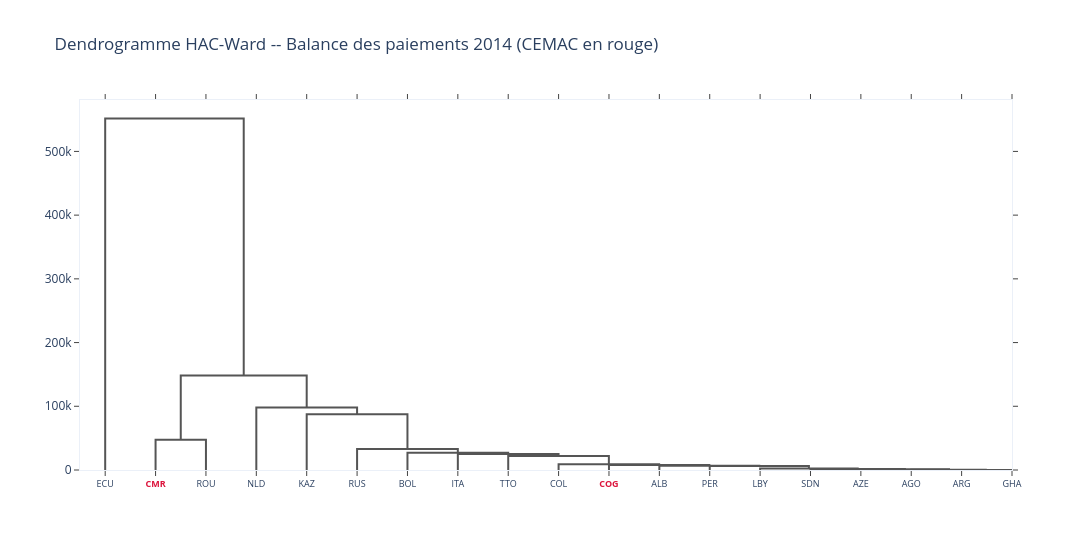

Here is the notebook cell this chart was saved with:
### Code cell
Z = linkage(X, method='ward')

fig = ff.create_dendrogram(
    X, labels=pays_index, linkagefun=lambda _: Z, orientation='bottom',
)
for trace in fig['data']:
    trace['line']['color'] = '#555555'

# Les libelles de feuilles sont portes par xaxis.ticktext (pas des annotations) -- Plotly
# accepte un sous-ensemble de balises HTML (b, span/color) dans le texte des ticks pour les
# mettre en evidence individuellement.
ticktext = [f"<b><span style='color:crimson'>{lbl}</span></b>" if lbl in CEMAC else lbl
            for lbl in fig.layout.xaxis.ticktext]
fig.update_xaxes(ticktext=ticktext, tickfont=dict(size=9))

fig.update_layout(
    title=f"Dendrogramme HAC-Ward -- Balance des paiements {ANNEE_ETUDE} (CEMAC en rouge)",
    width=1400, height=550, template='plotly_white',
)

chemin_dendro = BASE / 'figures' / f'dendrogramme_ward_{ANNEE_ETUDE}.png'
fig.write_image(chemin_dendro, scale=2)
print(f"Dendrogramme sauvegarde -> {chemin_dendro}")
fig.show()

### Figure 1 — Plotly figure (JSON) as saved in the notebook; plotly's stock layout.template omitted (floating-point values rounded to 4 significant figures)
{"data": [{"hoverinfo": "text", "line": {"color": "#555555"}, "marker": {"color": "rgb(61,153,112)"}, "mode": "lines", "type": "scatter", "x": [15.0, 15.0, 25.0, 25.0], "xaxis": "x", "y": [0.0, 47350.0, 47350.0, 0.0], "yaxis": "y"}, {"hoverinfo": "text", "line": {"color": "#555555"}, "marker": {"color": "rgb(61,153,112)"}, "mode": "lines", "type": "scatter", "x": [175.0, 175.0, 185.0, 185.0], "xaxis": "x", "y": [0.0, 96.67, 96.67, 0.0], "yaxis": "y"}, {"hoverinfo": "text", "line": {"color": "#555555"}, "marker": {"color": "rgb(61,153,112)"}, "mode": "lines", "type": "scatter", "x": [165.0, 165.0, 180.0, 180.0], "xaxis": "x", "y": [0.0, 255.1, 255.1, 96.67], "yaxis": "y"}, {"hoverinfo": "text", "line": {"color": "#555555"}, "marker": {"color": "rgb(61,153,112)"}, "mode": "lines", "type": "scatter", "x": [155.0, 155.0, 172.5, 172.5], "xaxis": "x", "y": [0.0, 1130.0, 1130.0, 255.1], "yaxis": "y"}, {"hoverinfo": "text", "line": {"color": "#555555"}, "marker": {"color": "rgb(61,153,112)"}, "mode": "lines", "type": "scatter", "x": [145.0, 145.0, 163.8, 163.8], "xaxis": "x", "y": [0.0, 1499.0, 1499.0, 1130.0], "yaxis": "y"}, {"hoverinfo": "text", "line": {"color": "#555555"}, "marker": {"color": "rgb(61,153,112)"}, "mode": "lines", "type": "scatter", "x": [135.0, 135.0, 154.4, 154.4], "xaxis": "x", "y": [0.0, 2259.0, 2259.0, 1499.0], "yaxis": "y"}, {"hoverinfo": "text", "line": {"color": "#555555"}, "marker": {"color": "rgb(61,153,112)"}, "mode": "lines", "type": "scatter", "x": [125.0, 125.0, 144.7, 144.7], "xaxis": "x", "y": [0.0, 6314.0, 6314.0, 2259.0], "yaxis": "y"}, {"hoverinfo": "text", "line": {"color": "#555555"}, "marker": {"color": "rgb(61,153,112)"}, "mode": "lines", "type": "scatter", "x": [115.0, 115.0, 134.8, 134.8], "xaxis": "x", "y": [0.0, 6651.0, 6651.0, 6314.0], "yaxis": "y"}, {"hoverinfo": "text", "line": {"color": "#555555"}, "marker": {"color": "rgb(61,153,112)"}, "mode": "lines", "type": "scatter", "x": [105.0, 105.0, 124.9, 124.9], "xaxis": "x", "y": [0.0, 8032.0, 8032.0, 6651.0], "yaxis": "y"}, {"hoverinfo": "text", "line": {"color": "#555555"}, "marker": {"color": "rgb(61,153,112)"}, "mode": "lines", "type": "scatter", "x": [95.0, 95.0, 115.0, 115.0], "xaxis": "x", "y": [0.0, 9089.0, 9089.0, 8032.0], "yaxis": "y"}, {"hoverinfo": "text", "line": {"color": "#555555"}, "marker": {"color": "rgb(61,153,112)"}, "mode": "lines", "type": "scatter", "x": [85.0, 85.0, 105.0, 105.0], "xaxis": "x", "y": [0.0, 21890.0, 21890.0, 9089.0], "yaxis": "y"}, {"hoverinfo": "text", "line": {"color": "#555555"}, "marker": {"color": "rgb(61,153,112)"}, "mode": "lines", "type": "scatter", "x": [75.0, 75.0, 94.99, 94.99], "xaxis": "x", "y": [0.0, 25040.0, 25040.0, 21890.0], "yaxis": "y"}, {"hoverinfo": "text", "line": {"color": "#555555"}, "marker": {"color": "rgb(61,153,112)"}, "mode": "lines", "type": "scatter", "x": [65.0, 65.0, 85.0, 85.0], "xaxis": "x", "y": [0.0, 26960.0, 26960.0, 25040.0], "yaxis": "y"}, {"hoverinfo": "text", "line": {"color": "#555555"}, "marker": {"color": "rgb(61,153,112)"}, "mode": "lines", "type": "scatter", "x": [55.0, 55.0, 75.0, 75.0], "xaxis": "x", "y": [0.0, 33080.0, 33080.0, 26960.0], "yaxis": "y"}, {"hoverinfo": "text", "line": {"color": "#555555"}, "marker": {"color": "rgb(61,153,112)"}, "mode": "lines", "type": "scatter", "x": [45.0, 45.0, 65.0, 65.0], "xaxis": "x", "y": [0.0, 87360.0, 87360.0, 33080.0], "yaxis": "y"}, {"hoverinfo": "text", "line": {"color": "#555555"}, "marker": {"color": "rgb(61,153,112)"}, "mode": "lines", "type": "scatter", "x": [35.0, 35.0, 55.0, 55.0], "xaxis": "x", "y": [0.0, 98050.0, 98050.0, 87360.0], "yaxis": "y"}, {"hoverinfo": "text", "line": {"color": "#555555"}, "marker": {"color": "rgb(61,153,112)"}, "mode": "lines", "type": "scatter", "x": [20.0, 20.0, 45.0, 45.0], "xaxis": "x", "y": [47350.0, 148500.0, 148500.0, 98050.0], "yaxis": "y"}, {"hoverinfo": "text", "line": {"color": "#555555"}, "marker": {"color": "rgb(0,116,217)"}, "mode": "lines", "type": "scatter", "x": [5.0, 5.0, 32.5, 32.5], "xaxis": "x", "y": [0.0, 551700.0, 551700.0, 148500.0], "yaxis": "y"}], "layout": {"autosize": false, "height": 550, "hovermode": "closest", "showlegend": false, "title": {"text": "Dendrogramme HAC-Ward -- Balance des paiements 2014 (CEMAC en rouge)"}, "width": 1400, "xaxis": {"mirror": "allticks", "rangemode": "tozero", "showgrid": false, "showline": true, "showticklabels": true, "tickfont": {"size": 9}, "tickmode": "array", "ticks": "outside", "ticktext": ["ECU", "<b><span style='color:crimson'>CMR</span></b>", "ROU", "NLD", "KAZ", "RUS", "BOL", "ITA", "TTO", "COL", "<b><span style='color:crimson'>COG</span></b>", "ALB", "PER", "LBY", "SDN", "AZE", "AGO", "ARG", "GHA"], "tickvals": [5, 15, 25, 35, 45, 55, 65, 75, 85, 95, 105, 115, 125, 135, 145, 155, 165, 175, 185], "type": "linear", "zeroline": false}, "yaxis": {"mirror": "allticks", "rangemode": "tozero", "showgrid": false, "showline": true, "showticklabels": true, "ticks": "outside", "type": "linear", "zeroline": false}}}
